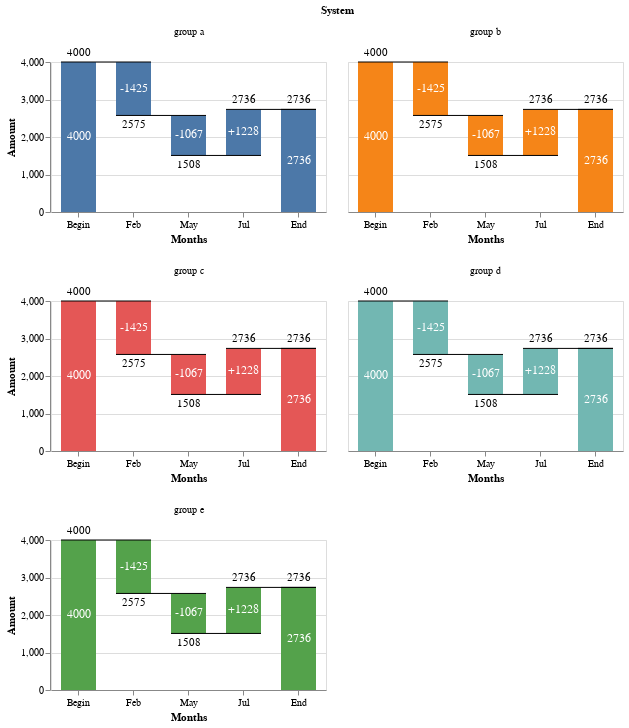

The code cell stored with this chart in its notebook:
### Code cell
plot_waterfall_multi(source, 'Begin', 'End')

### Figure 1 — Vega-Lite specification as saved in the notebook (floating-point values rounded to 4 significant figures)
{"config": {"view": {"continuousWidth": 300, "continuousHeight": 300}}, "data": {"name": "data-0267d786b33f8c711493f32b5b718610"}, "facet": {"field": "group", "title": "System", "type": "nominal"}, "spec": {"layer": [{"mark": {"type": "bar", "size": 35}, "encoding": {"color": {"field": "group", "legend": null, "type": "nominal"}, "tooltip": [{"field": "label", "title": "Month", "type": "nominal"}, {"field": "amount", "title": "Amount", "type": "quantitative"}], "x": {"axis": {"labelAngle": 0, "title": "Months"}, "field": "label", "sort": null, "type": "ordinal"}, "y": {"field": "calc_prev_sum", "title": "Amount", "type": "quantitative"}, "y2": {"field": "window_sum_amount"}}}, {"mark": {"type": "rule", "x2Offset": 17.5, "xOffset": -17.5}, "encoding": {"x": {"axis": {"labelAngle": 0, "title": "Months"}, "field": "label", "sort": null, "type": "ordinal"}, "x2": {"field": "calc_lead"}, "y": {"field": "window_sum_amount", "type": "quantitative"}}}, {"mark": {"type": "text", "baseline": "bottom", "dy": -4}, "encoding": {"text": {"field": "calc_sum_inc", "type": "nominal"}, "x": {"axis": {"labelAngle": 0, "title": "Months"}, "field": "label", "sort": null, "type": "ordinal"}, "y": {"field": "calc_sum_inc", "type": "quantitative"}}}, {"mark": {"type": "text", "baseline": "top", "dy": 4}, "encoding": {"text": {"field": "calc_sum_dec", "type": "nominal"}, "x": {"axis": {"labelAngle": 0, "title": "Months"}, "field": "label", "sort": null, "type": "ordinal"}, "y": {"field": "calc_sum_dec", "type": "quantitative"}}}, {"mark": {"type": "text", "baseline": "middle", "fontSize": 11.67}, "encoding": {"color": {"value": "white"}, "text": {"field": "calc_text_amount", "type": "nominal"}, "x": {"axis": {"labelAngle": 0, "title": "Months"}, "field": "label", "sort": null, "type": "ordinal"}, "y": {"field": "calc_center", "type": "quantitative"}}}], "height": 150, "width": {"step": 55}}, "columns": 2, "resolve": {"scale": {"x": "independent"}}, "transform": [{"window": [{"op": "sum", "field": "amount", "as": "window_sum_amount"}, {"op": "lead", "field": "label", "as": "window_lead_label"}], "groupby": ["group"]}, {"calculate": "if((datum.window_lead_label === null),datum.label,datum.window_lead_label)", "as": "calc_lead"}, {"calculate": "if((datum.label === 'End'),0,(datum.window_sum_amount - datum.amount))", "as": "calc_prev_sum"}, {"calculate": "if((datum.label === 'End'),datum.window_sum_amount,datum.amount)", "as": "calc_amount"}, {"calculate": "(if(((((datum.label !== 'Begin') && (datum.label !== 'End')) && if((datum.label === 'End'),datum.window_sum_amount,datum.amount)) > 0),'+','') + if((datum.label === 'End'),datum.window_sum_amount,datum.amount))", "as": "calc_text_amount"}, {"calculate": "((datum.window_sum_amount + if((datum.label === 'End'),0,(datum.window_sum_amount - datum.amount))) / 2)", "as": "calc_center"}, {"calculate": "if((datum.window_sum_amount < if((datum.label === 'End'),0,(datum.window_sum_amount - datum.amount))),datum.window_sum_amount,'')", "as": "calc_sum_dec"}, {"calculate": "if((datum.window_sum_amount > if((datum.label === 'End'),0,(datum.window_sum_amount - datum.amount))),datum.window_sum_amount,'')", "as": "calc_sum_inc"}], "$schema": "https://vega.github.io/schema/vega-lite/v5.20.1.json", "datasets": {"data-0267d786b33f8c711493f32b5b718610": [{"label": "Begin", "amount": 4000, "group": "group a"}, {"label": "Feb", "amount": -1425, "group": "group a"}, {"label": "May", "amount": -1067, "group": "group a"}, {"label": "Jul", "amount": 1228, "group": "group a"}, {"label": "End", "amount": 0, "group": "group a"}, {"label": "Begin", "amount": 4000, "group": "group b"}, {"label": "Feb", "amount": -1425, "group": "group b"}, {"label": "May", "amount": -1067, "group": "group b"}, {"label": "Jul", "amount": 1228, "group": "group b"}, {"label": "End", "amount": 0, "group": "group b"}, {"label": "Begin", "amount": 4000, "group": "group c"}, {"label": "Feb", "amount": -1425, "group": "group c"}, {"label": "May", "amount": -1067, "group": "group c"}, {"label": "Jul", "amount": 1228, "group": "group c"}, {"label": "End", "amount": 0, "group": "group c"}, {"label": "Begin", "amount": 4000, "group": "group d"}, {"label": "Feb", "amount": -1425, "group": "group d"}, {"label": "May", "amount": -1067, "group": "group d"}, {"label": "Jul", "amount": 1228, "group": "group d"}, {"label": "End", "amount": 0, "group": "group d"}, {"label": "Begin", "amount": 4000, "group": "group e"}, {"label": "Feb", "amount": -1425, "group": "group e"}, {"label": "May", "amount": -1067, "group": "group e"}, {"label": "Jul", "amount": 1228, "group": "group e"}, {"label": "End", "amount": 0, "group": "group e"}]}}
